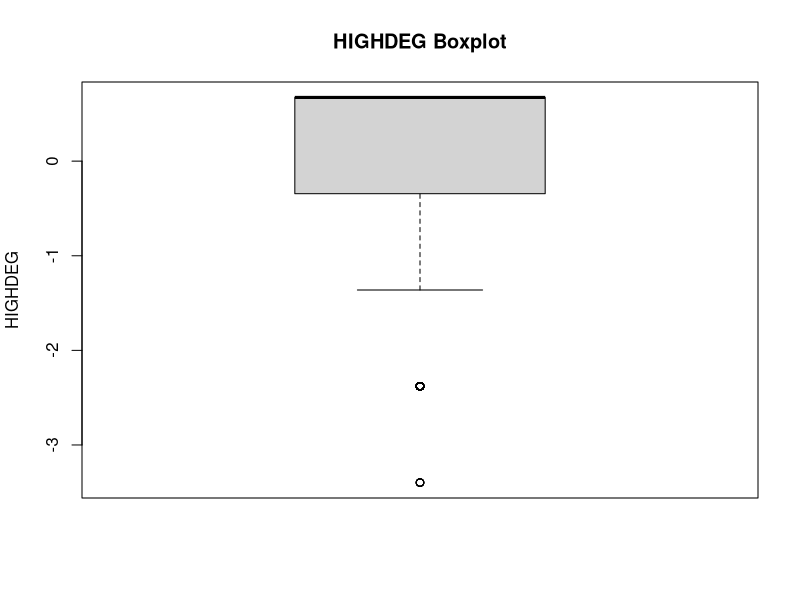
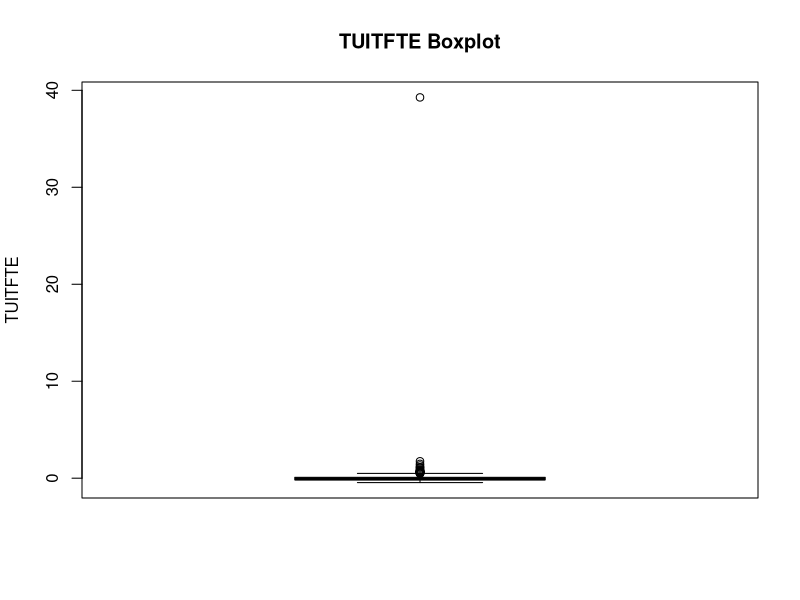
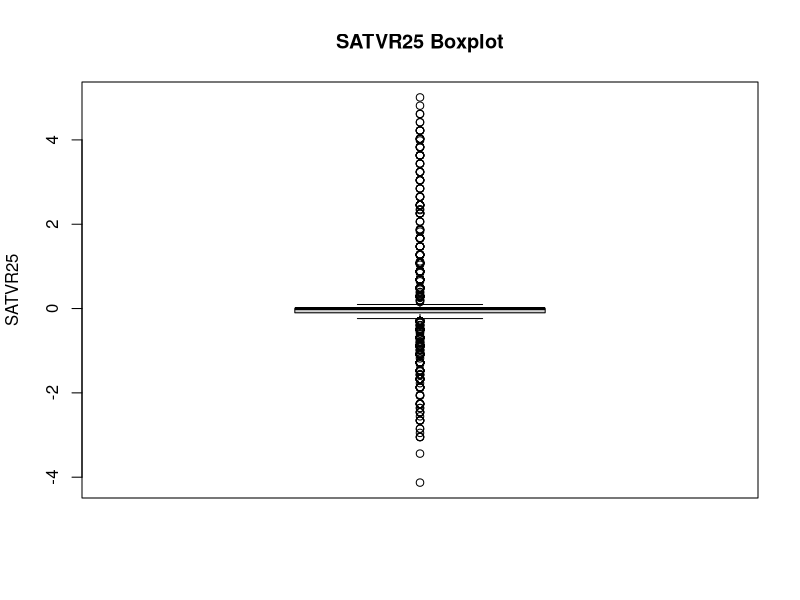
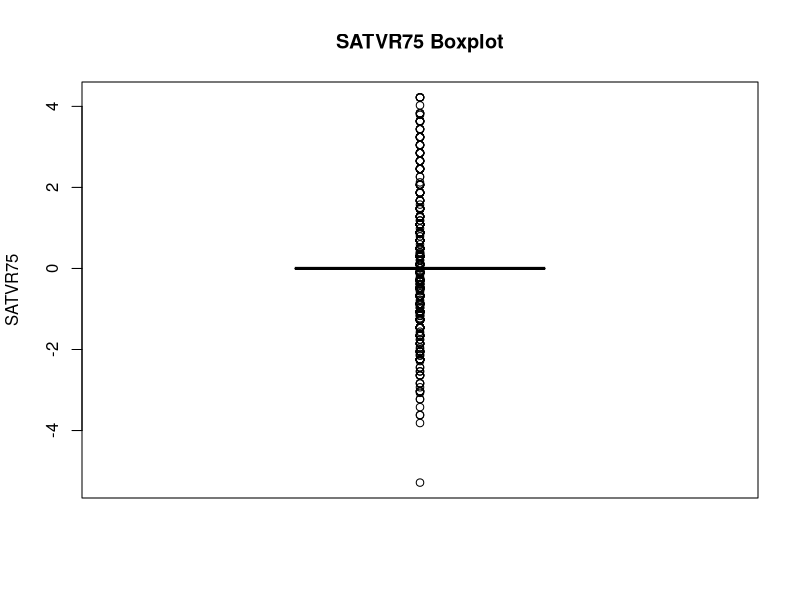
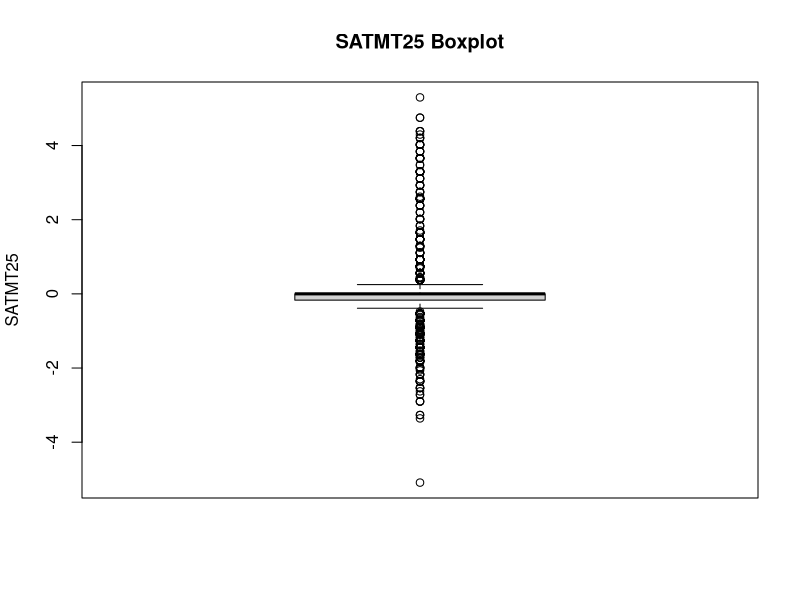
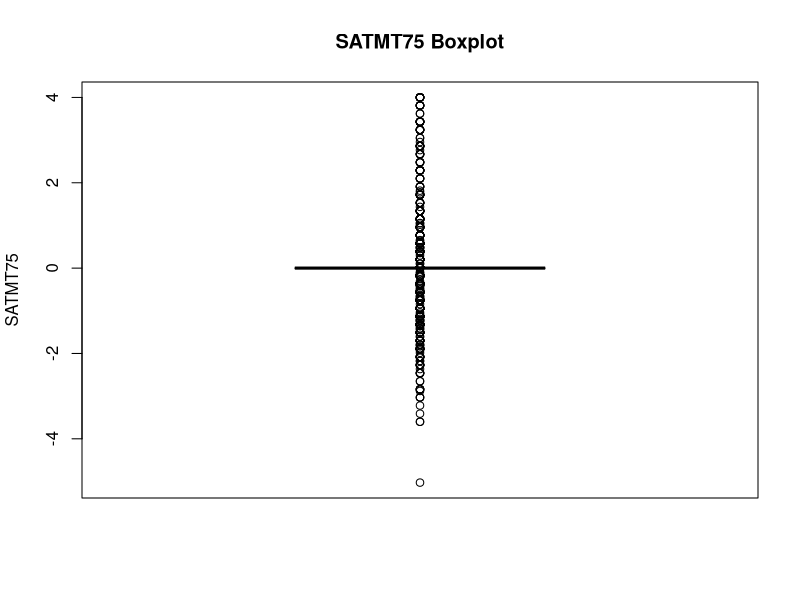
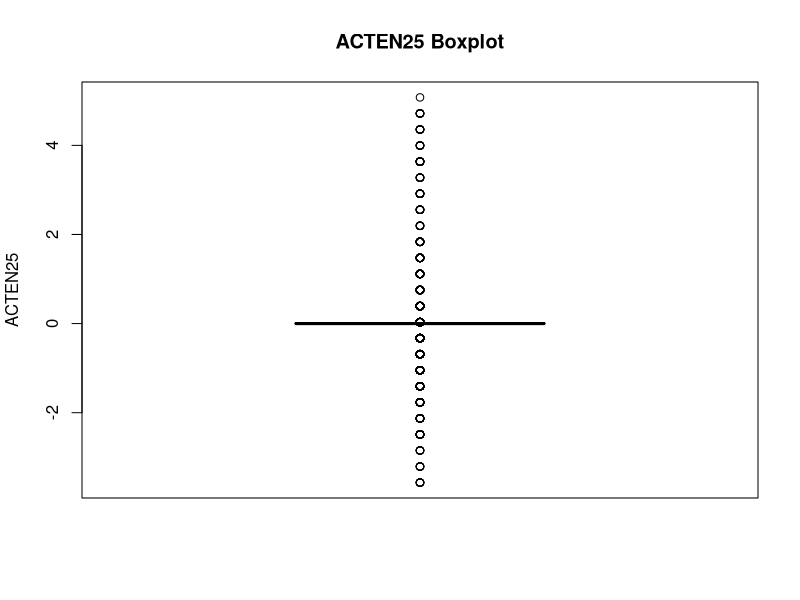
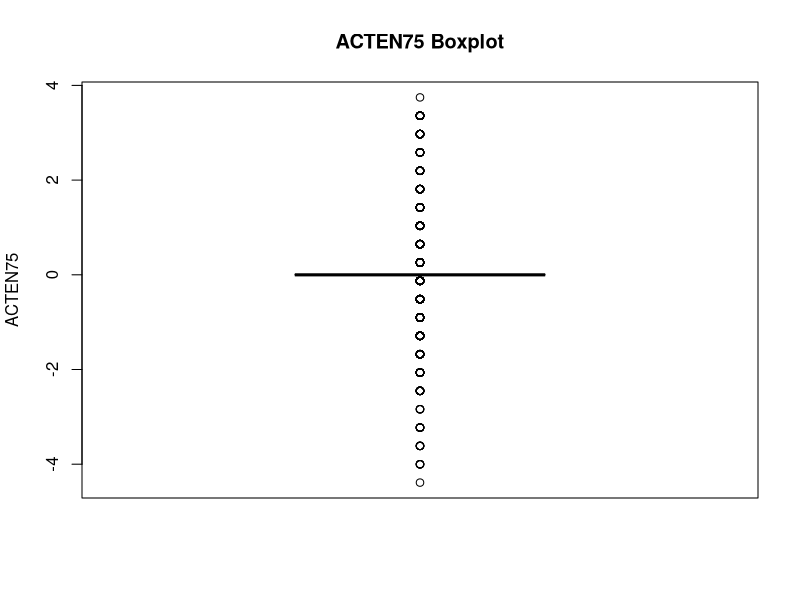

Generate these figures, in order, with R: (Note: this script raises an error after producing the figures.)
#Read in data
scorecard=read.csv("data/final.csv")[,-c(1)]

sink("data/eda.txt")
#Summary of Quantitative Variables"

#Mean
sapply(scorecard, mean, na.rm=TRUE)

#SD
sapply(scorecard, sd, na.rm=TRUE)

#Mean, Median, 1st and 3rd Quartile, Min, Max
sapply(scorecard, summary, na.rm=TRUE)

#Range
sapply(scorecard, range, na.rm=TRUE)

#IQR
sapply(scorecard, IQR, na.rm=TRUE)

#Matrix of Correlations for Quantitative Variables
as.matrix(cor(scorecard))

#ANOVA between Earning and other quantitative variables
for (i in 1:(ncol(scorecard)-1)) {
  print(names(scorecard)[i])
  print(summary(aov(Earning~scorecard[,i], data=scorecard)))
}

sink()

#Boxplots

for (i in 1:(ncol(scorecard)-1)) {
pdf(paste("images/boxplots/", names(scorecard[i]), "_boxplot.pdf", sep=""))
boxplot(scorecard[,i],
        main=paste(names(scorecard[i]), "Boxplot", sep= " "),
        ylab= paste(names(scorecard[i])))
dev.off()
}

#Histograms

for (i in 1:(ncol(scorecard)-1)) {
  pdf(paste("images/histograms/", names(scorecard[i]), "_histogram.pdf", sep=""))
  hist(scorecard[,i],
          main=paste(names(scorecard[i]), "Histogram", sep= " "),
          xlab= paste(names(scorecard[i])))
  dev.off()
}
